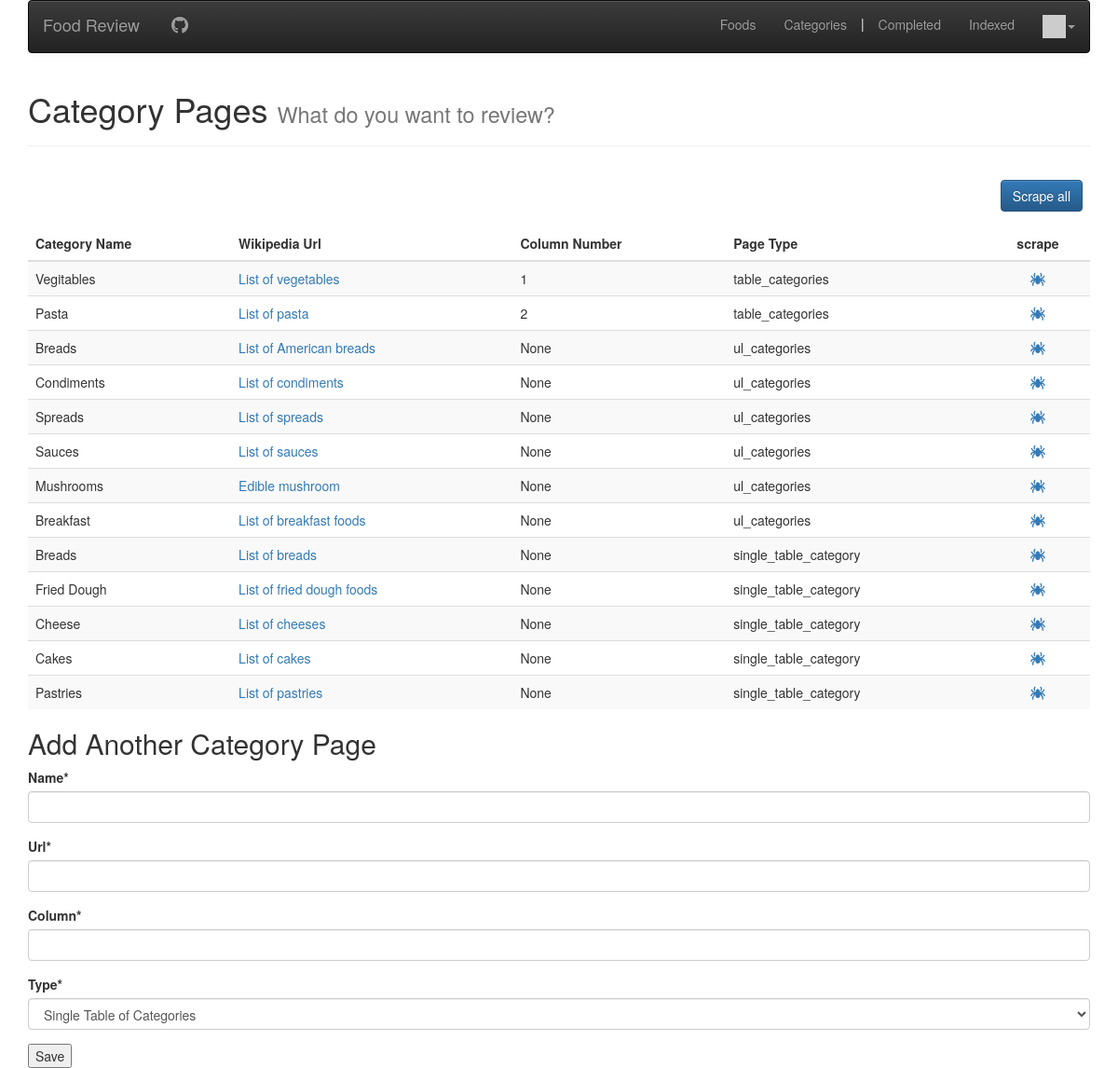
/batch (signed in), run on the app's committed database.
### review/models.py (models this page shows)
class Scrapable(models.Model):
    name = models.CharField(max_length=50)
    url = models.CharField(max_length=1000, unique=True)
    column = models.PositiveSmallIntegerField(null=True)
    isCategory = models.BooleanField(default=True)
    type = models.CharField(max_length=20)
    scraped = models.BooleanField(default=False)
    food_count = models.PositiveIntegerField(null=True)
    @property
    def uri(self):
        return self.url.split('/')[-1].replace('_', ' ')

### review/views/scrape_views.py (the view, shortened to what this page needs)
# urls.py: path('batch', views.Batch.as_view(), name='batch'),
class Batch(View):
    def get(self, request):
        return render(request, 'review/batch.html', {
            'pages': Scrapable.objects.filter(isCategory=True, scraped=False),
            'form': CatScrapableForm(),
        })

### review/forms.py
class CatScrapableForm(forms.ModelForm):
    class Meta:
        model = Scrapable
        fields = ['name', 'url', 'column', 'type']
        widgets = {
            'type': forms.Select(choices=PAGE_TYPE_CHOICES)
        }

### review/context_processors.py (called while the page is built)
def settings(request):
    return {
        'settings': django_settings,
    }

### review/templatetags/app_tags.py (called while the page is built)
@register.filter(name='gravatar')
def gravatar(user, size=35):
    email = str(user.email.strip().lower()).encode('utf-8')
    email_hash = md5(email).hexdigest()
    url = "//www.gravatar.com/avatar/{0}?s={1}&d=identicon&r=PG"
    return url.format(email_hash, size)

### review/templates/review/batch.html (shortened to what this page needs)
{% extends "base_menu.html" %}
{% load static %}
{% block content %}
<div class="page-header">
  <h1>Category Pages <small>What do you want to review?</small></h1>
</div>
<button class="btn btn-primary pull-right">Scrape all</button>
<table class="table table-striped">
  <thead>
    <tr>
      <th>Category Name</th>
      <th>Wikipedia Url</th>
      <th>Column Number</th>
      <th>Page Type</th>
      <th style="text-align: center;">scrape</th>
    </tr>
  </thead>
  <tbody>
  {% for page in pages %}
    <tr>
      <td>{{page.name}}</td>
      <td><a href="{{page.url}}" target="_blank">{{page.uri}}</a></td>
      <td>{{page.column}}</td>
      <td>{{page.type}}</td>
      <td style="text-align: center;">
        <form action="" method="POST">
          <a class="scrape-one" href="{% url 'review:test' page.id %}">
            <i class="fa fa-spider" aria-hidden="true"></i>
          </a>
        </form>
      </td>
    </tr>
  {% endfor %}
  </tbody>
</table>
<h2>Add Another Category Page</h2>
{% load crispy_forms_tags %}
<form method="POST" action="">
  {{ form|crispy }}
  <input type="submit" value="Save">
</form>
{% endblock %}

### review/templates/review/batch.html (style rules this page uses)
.btn-primary.pull-right { margin: 16px 8px; }

### data on the page
Scrapable: name "Vegitables", uri "List of vegetables", column "1", type "table_categories"
Scrapable: name "Pasta", uri "List of pasta", column "2", type "table_categories"
Scrapable: name "Breads", uri "List of American breads", column "None", type "ul_categories"
Scrapable: name "Condiments", uri "List of condiments", column "None", type "ul_categories"
Scrapable: name "Spreads", uri "List of spreads", column "None", type "ul_categories"
Scrapable: name "Sauces", uri "List of sauces", column "None", type "ul_categories"
Scrapable: name "Mushrooms", uri "Edible mushroom", column "None", type "ul_categories"
Scrapable: name "Breakfast", uri "List of breakfast foods", column "None", type "ul_categories"
Scrapable: name "Breads", uri "List of breads", column "None", type "single_table_category"
Scrapable: name "Fried Dough", uri "List of fried dough foods", column "None", type "single_table_category"
Scrapable: name "Cheese", uri "List of cheeses", column "None", type "single_table_category"
Scrapable: name "Cakes", uri "List of cakes", column "None", type "single_table_category"
Scrapable: name "Pastries", uri "List of pastries", column "None", type "single_table_category"

### other printed values
{{ settings.APP_NAME }} "Food Review"
